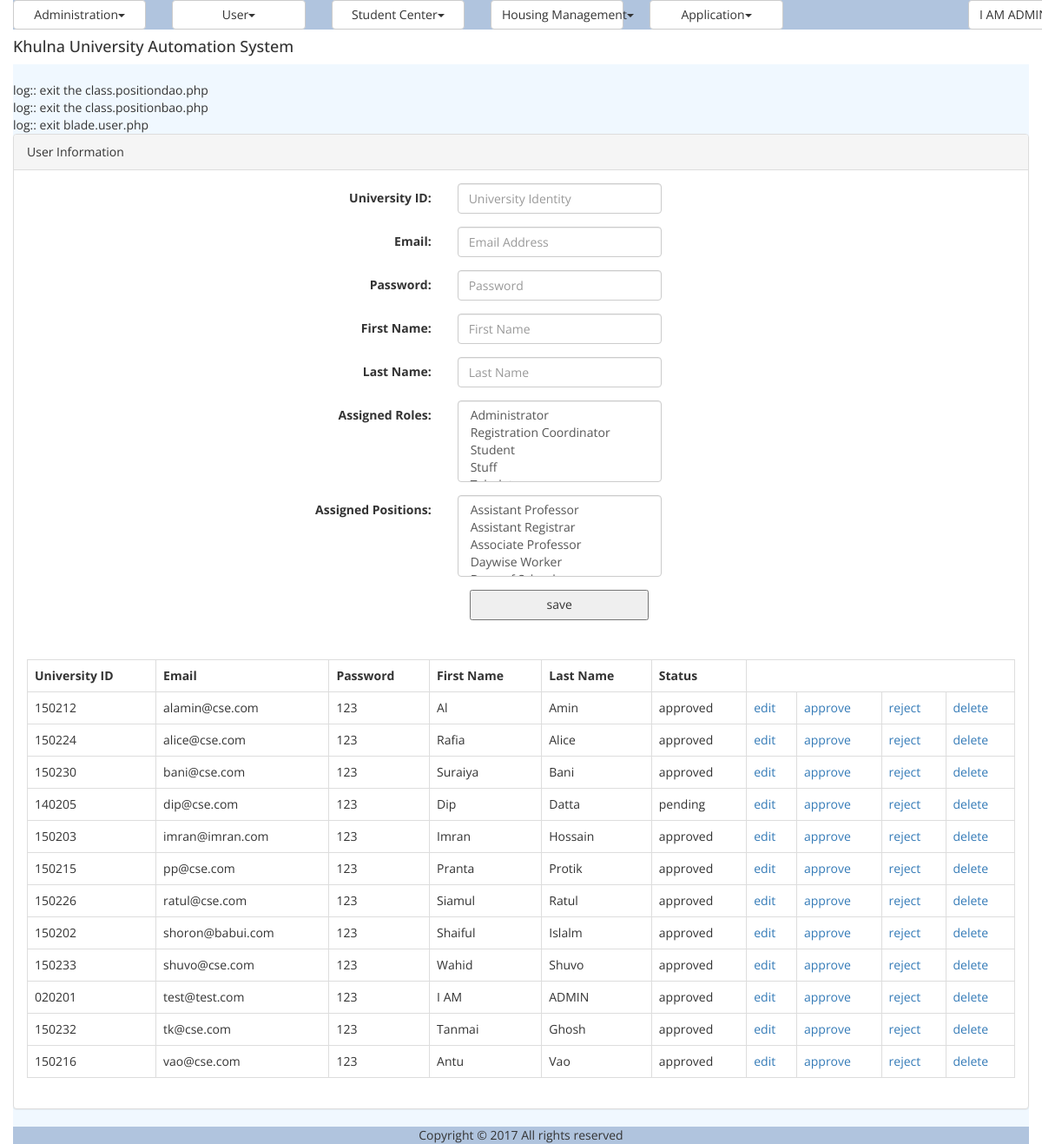
/user.php (signed in), run on the app's committed database.
### tables this page shows
CREATE TABLE `tbl_user` (
  `ID` varchar(40) NOT NULL,
  `UniversityID` varchar(20) NOT NULL,
  `Email` varchar(50) NOT NULL,
  `Password` varchar(20) NOT NULL,
  `FirstName` varchar(50) NOT NULL,
  `LastName` varchar(50) NOT NULL,
  `Status` varchar(20) DEFAULT NULL,
  `IsLogged` smallint(1) DEFAULT NULL,
  `IsArchived` smallint(1) DEFAULT NULL,
  `IsDeleted` smallint(1) DEFAULT NULL
);

### util/class.util.php (called while the page is built, shortened)
<?php
class ConfigUtil implements I_DBConfig, I_LogConfig, I_LanguageConfig{
	public static $s_instance;
	private $_host;
	private $_username;
	private $_password;
	private $_database;
	public static function getInstance() {
		if(!self::$s_instance) {
			self::$s_instance = new self();
		}
		return self::$s_instance;
	}
	private function readConfig(){
		$this->_ini_array = parse_ini_file(CONFIG.'system.ini');
		$this->_host =	$this->_ini_array['db_host'];
		$this->_username = $this->_ini_array['db_username'];
		$this->_password = $this->_ini_array['db_password'];
		$this->_database = $this->_ini_array['db_database'];
	}
	public function getDBHost(){
		return $this->_host;
	}
	public function getDBUserName(){
		return $this->_username;
	}
	public function getDBPassword(){
		return $this->_password;
	}
	public function getDBName(){
		return $this->_database;
	}
}
class DBUtil implements I_DBUtil {
	private static $s_instance;
	private $_host;
	private $_username;
	private $_password;
	private $_database;
	protected $_connection;
	protected $_result;
	public static function getInstance() {
		if(!self::$s_instance) {
			self::$s_instance = new self();
		}
		return self::$s_instance;
	}
	private function readDBConfig(){
		$_config = ConfigUtil::getInstance();
		$this->_host = $_config->getDBHost();
		$this->_username = $_config->getDBUserName();
		$this->_password = $_config->getDBPassword();
		$this->_database = $_config->getDBName();
	}
	private function setConnection(){
		$this->_connection = new mysqli($this->_host, $this->_username,
			$this->_password, $this->_database);
	}
	public function doQuery($sql) {
		$this->_result = $this->_connection->query($sql) or die(mysqli_error($this->_result));
		return $this->_result;
	}
	public function getNumRows() {
		$this->_numRows = mysqli_num_rows($this->_result);
		return $this->_numRows;
	}
	public function getAllRows() {
		$rows = array();
		for($x = 0; $x < $this->getNumRows(); $x++) {
			$rows[] = mysqli_fetch_assoc($this->_result);
		}
		return $rows;
	}
}
class LogUtil{
	private static $s_instance;
	public static function getInstance(){
		if(!self::$s_instance) {
			self::$s_instance = new self();
		}
		return self::$s_instance;
	}
}
class LangUtil{
	private static $s_instance;
	public static function getInstance() {
		if(!self::$s_instance) {
			self::$s_instance = new self();
		}
		return self::$s_instance;
	}
}
?>

### modules/user/bao/class.rolebao.php (called while the page is built, shortened)
<?php
include_once UTILITY.'class.util.php';
include_once MODULES_USER.'dao/class.roledao.php';
Class RoleBAO{
	private $_RoleDAO;
	public function __construct(){
		$this->_RoleDAO = new RoleDAO();
	}
	public function getAllRoles(){
		$Result = $this->_RoleDAO->getAllRoles();
		return $Result;
	}
}
?>

### modules/user/dao/class.roledao.php (called while the page is built, shortened)
<?php
include_once COMMON.'class.common.php';
include_once UTILITY.'class.util.php';
Class RoleDAO{
	private $_DB;
	public function __construct(){
		$this->_DB = DBUtil::getInstance();
	}
	public function getAllRoles(){
		$RoleList = array();
		$this->_DB->doQuery("SELECT * FROM tbl_role order by Name ASC");
		$rows = $this->_DB->getAllRows();
		for($i = 0; $i < sizeof($rows); $i++) {
			$row = $rows[$i];
			$this->_Role = new Role();
		    $this->_Role->setID ( $row['ID']);
		    $this->_Role->setName( $row['Name'] );
		    $RoleList[]=$this->_Role;
		}
		$Result = new Result();
		$Result->setIsSuccess(1);
		$Result->setResultObject($RoleList);
		return $Result;
	}
}
?>

### common/class.common.php (called while the page is built, shortened)
<?php
include_once 'class.common.user.php';
class Result{
    private $_IsSuccess=0;
    private $_ResultObject;
    public function setIsSuccess($IsSuccess){
        $this->_IsSuccess = $IsSuccess;
    }
    public function getIsSuccess(){
        return $this->_IsSuccess;
    }
    public function setResultObject($ResultObject){
        $this->_ResultObject = $ResultObject;
    }
    public function getResultObject(){
        return $this->_ResultObject;
    }
}
?>

### common/class.common.user.php (called while the page is built, shortened)
<?php
class User{
    private $_ID;
    private $_UniversityID;
    private $_Email;
    private $_Password;
    private $_FirstName;
    private $_LastName;
    private $_Status;
    public function setID ( $ID ) {
        $this->_ID = $ID;
    }
    public function getID () {
        return $this->_ID;
    }
    public function setUniversityID ( $UniversityID ) {
        $this->_UniversityID = $UniversityID;
    }
    public function getUniversityID () {
        return $this->_UniversityID;
    }
    public function setEmail ( $Email ) {
        $this->_Email = $Email;
    }
    public function getEmail () {
        return $this->_Email;
    }
    public function setPassword ( $Password ) {
        $this->_Password = $Password;
    }
    public function getPassword () {
        return $this->_Password;
    }
    public function setFirstName( $FirstName ) {
        $this->_FirstName = $FirstName;
    }
    public function getFirstName() {
        return $this->_FirstName;
    }
    public function setLastName( $LastName ) {
        $this->_LastName = $LastName;
    }
    public function getLastName() {
        return $this->_LastName;
    }
    public function setStatus( $Status ) {
        $this->_Status = $Status;
    }
    public function getStatus() {
        return $this->_Status;
    }
}
class Role{
    private $_ID;
    public function setID ( $ID ) {
        $this->_ID = $ID;
    }
    public function getID () {
        return $this->_ID;
    }
}
class Position{
    private $_ID;
    public function setID ( $ID ) {
        $this->_ID = $ID;
    }
    public function getID () {
        return $this->_ID;
    }
}
?>

### modules/user/bao/class.userbao.php (called while the page is built, shortened)
<?php
include_once UTILITY.'class.util.php';
include_once MODULES_USER.'dao/class.userdao.php';
Class UserBAO{
	private $_UserDAO;
	public function __construct(){
		$this->_UserDAO = new UserDAO();
	}
	public function getAllUsers(){
		$Result = $this->_UserDAO->getAllUsers();
		return $Result;
	}
}
?>

### modules/user/dao/class.userdao.php (called while the page is built, shortened)
<?php
include_once COMMON.'class.common.php';
include_once UTILITY.'class.util.php';
include_once 'class.roledao.php';
Class UserDAO{
	private $_DB;
	public function __construct(){
		$this->_DB = DBUtil::getInstance();
	}
	public function getAllUsers(){
		$UserList = array();
		$this->_DB->doQuery("SELECT * FROM tbl_user where IsDeleted is null");
		$rows = $this->_DB->getAllRows();
		for($i = 0; $i < sizeof($rows); $i++) {
			$row = $rows[$i];
			$this->_User = new User();
		    $this->_User->setID ( $row['ID']);
		    $this->_User->setUniversityID ( $row['UniversityID'] );
		    $this->_User->setEmail ( $row['Email'] );
		    $this->_User->setPassword ( $row['Password'] );
		    $this->_User->setFirstName( $row['FirstName'] );
		    $this->_User->setLastName( $row['LastName'] );
		    $this->_User->setStatus( $row['Status'] );
		    $this->_User->setIsArchived( $row['IsArchived'] );
		    $this->_User->setIsDeleted( $row['IsDeleted'] );
		    $UserList[]=$this->_User;
		}
		$Result = new Result();
		$Result->setIsSuccess(1);
		$Result->setResultObject($UserList);
		return $Result;
	}
}
?>

### modules/user/ui/view.user.php (the view, shortened to what this page needs)
<?php
include_once 'blade/view.user.blade.php';
include_once COMMON.'class.common.php';
?>
<div class="panel panel-default">
    <div class="panel-heading">User Information</div>
    <div class="panel-body">
	<div id="form">
		<form method="post" class="form-horizontal">
			<div class="form-group">
              	<label class="control-label col-sm-4" for="txtUniversityID">University ID:</label>
              	<div class="col-sm-6">
              	<input type="text" name="txtUniversityID" class="form-control" placeholder="University Identity" value="<?php
					if(isset($_GET['edit'])) echo $globalUser->getUniversityID();  ?>" />
			  	</div>
			</div>
			<div class="form-group">
              	<label class="control-label col-sm-4" for="txtEmail">Email:</label>
              	<div class="col-sm-6">
			  	<input type="email" name="txtEmail" class="form-control" placeholder="Email Address" value="<?php
					if(isset($_GET['edit'])) echo $globalUser->getEmail();  ?>" required/>
			  	</div>
			</div>
			<div class="form-group">
              	<label class="control-label col-sm-4" for="txtPassword">Password:</label>
              	<div class="col-sm-6">
				<input type="password" name="txtPassword" class="form-control" placeholder="Password" value="<?php
					if(isset($_GET['edit'])) echo $globalUser->getPassword();  ?>" required/>
				</div>
			</div>
			<div class="form-group">
              	<label class="control-label col-sm-4" for="txtFirstName">First Name:</label>
              	<div class="col-sm-6">
				<input type="text" name="txtFirstName" class="form-control" placeholder="First Name" value="<?php
					if(isset($_GET['edit'])) echo $globalUser->getFirstName();  ?>" required/>
				</div>
			</div>
			<div class="form-group">
              	<label class="control-label col-sm-4" for="txtLastName">Last Name:</label>
              	<div class="col-sm-6">
				<input type="text" name="txtLastName" class="form-control" placeholder="Last Name" value="<?php
					if(isset($_GET['edit'])) echo $globalUser->getLastName();  ?>" required/>
				</div>
			</div>
			<div class="form-group">
              	<label class="control-label col-sm-4" for="assignedRoles">Assigned Roles:</label>
              	<div class="col-sm-6">
						    <?php
						    $var = '<select name="assignedRoles[]" class="form-control" id="select-from-roles" multiple>';
							$Result = $_RoleBAO->getAllRoles();
							if($Result->getIsSuccess()){
								$Roles = $Result->getResultObject();
						       for ($i=0; $i < sizeof($Roles); $i++) {
						       		$Role = $Roles[$i];
						    		$var = $var. '<option value="'.$Role->getID().'"';
						          	$var = $var.'>'.$Role->getName().'</option>';
								}
								$var = $var.'</select>';
							}
							echo $var;
							?>
				</div>
			</div>
			<div class="form-group">
              	<label class="control-label col-sm-4" for="assignedPositions">Assigned Positions:
              	</label>
              	<div class="col-sm-6">
						    <?php
						    $var = '<select name="assignedPositions[]" class="form-control" id="select-from-positions" multiple>';
							$Result = $_PositionBAO->getAllPositions();
							if($Result->getIsSuccess()){
								$Positions = $Result->getResultObject();
						       for ($i=0; $i < sizeof($Positions); $i++) {
						       		$Position = $Positions[$i];
						    		$var = $var. '<option value="'.$Position->getID().'"';
						          	$var = $var.'>'.$Position->getName().'</option>';
								}
								$var = $var.'</select>';
							}
							echo $var;
							?>
				</div>
			</div>
	        <div class="form-group">
              <div class="col-sm-offset-2 col-sm-10">
						<?php
						if(isset($_GET['edit']))
						{
							?>
							<button type="submit" value="update" name="update">update</button>
							<?php
						}
						else
						{
							?>
							<button type="submit" value="save" name="save">save</button>
							<?php
						}
						?>
			    </div>
            </div>
		</form>
	</div>
	</div>
	<div class="panel-body">
	<table class="table table-bordered">
	<?php
	$Result = $_UserBAO->getAllUsers();
	if($Result->getIsSuccess()){
		$UserList = $Result->getResultObject();
	?>
		<tr>
			<th>University ID</th>
			<th>Email</th>
			<th>Password</th>
			<th>First Name</th>
			<th>Last Name</th>
			<th>Status</th>
		</tr>
		<?php
		for($i = 0; $i < sizeof($UserList); $i++) {
			$User = $UserList[$i];
			?>
		    <tr>
			    <td><?php echo $User->getUniversityID(); ?></td>
			    <td><?php echo $User->getEmail(); ?></td>
			    <td><?php echo $User->getPassword(); ?></td>
			    <td><?php echo $User->getFirstName(); ?></td>
			    <td><?php echo $User->getLastName(); ?></td>
			    <td><?php echo $User->getStatus(); ?></td>
			    <td>
			    <a href="?edit=<?php echo $User->getID(); ?>" onclick="return confirm('sure to edit !'); " >edit</a>
			    </td>
			    <td>
			    <a href="?approve=<?php echo $User->getID(); ?>" onclick="return confirm('sure to approve !'); " >approve</a>
			    </td>
			    <td>
			    <a href="?reject=<?php echo $User->getID(); ?>" onclick="return confirm('sure to reject !'); " >reject</a>
			    </td>
			    <td>
			    <a href="?del=<?php echo $User->getID(); ?>" onclick="return confirm('sure to delete !'); " >delete</a>
			    </td>
		    </tr>
	    <?php
		}
	}
	else{
		echo $Result->getResultObject();
	}
	?>
	</table>
	</div>
</div>

### resources/css/style.css (style rules this page uses)
#form { width:500px; margin:0px auto; text-align:center; }
#form form input { width:100%; height:35px; }
form button { width:50%; height:35px; }
table,td { border:solid #e9e9e9 1px; }

### data on the page
tbl_user: UniversityID "150212", Email "alamin@cse.com", Password "123", FirstName "Al", LastName "Amin", Status "approved"
tbl_user: UniversityID "150224", Email "alice@cse.com", Password "123", FirstName "Rafia", LastName "Alice", Status "approved"
tbl_user: UniversityID "150230", Email "bani@cse.com", Password "123", FirstName "Suraiya", LastName "Bani", Status "approved"
tbl_user: UniversityID "140205", Email "dip@cse.com", Password "123", FirstName "Dip", LastName "Datta", Status "pending"
tbl_user: UniversityID "150203", Email "imran@imran.com", Password "123", FirstName "Imran", LastName "Hossain", Status "approved"
tbl_user: UniversityID "150215", Email "pp@cse.com", Password "123", FirstName "Pranta", LastName "Protik", Status "approved"
tbl_user: UniversityID "150226", Email "ratul@cse.com", Password "123", FirstName "Siamul", LastName "Ratul", Status "approved"
tbl_user: UniversityID "150202", Email "shoron@babui.com", Password "123", FirstName "Shaiful", LastName "Islalm", Status "approved"
tbl_user: UniversityID "150233", Email "shuvo@cse.com", Password "123", FirstName "Wahid", LastName "Shuvo", Status "approved"
tbl_user: UniversityID "020201", Email "test@test.com", Password "123", FirstName "I AM", LastName "ADMIN", Status "approved"
tbl_user: UniversityID "150232", Email "tk@cse.com", Password "123", FirstName "Tanmai", LastName "Ghosh", Status "approved"
tbl_user: UniversityID "150216", Email "vao@cse.com", Password "123", FirstName "Antu", LastName "Vao", Status "approved"

### other printed values
$globalMenu[$i]->getTitle() "Administration User Student Center Housing Management Application"
$CurrentUser->getFirstName() "I AM"
